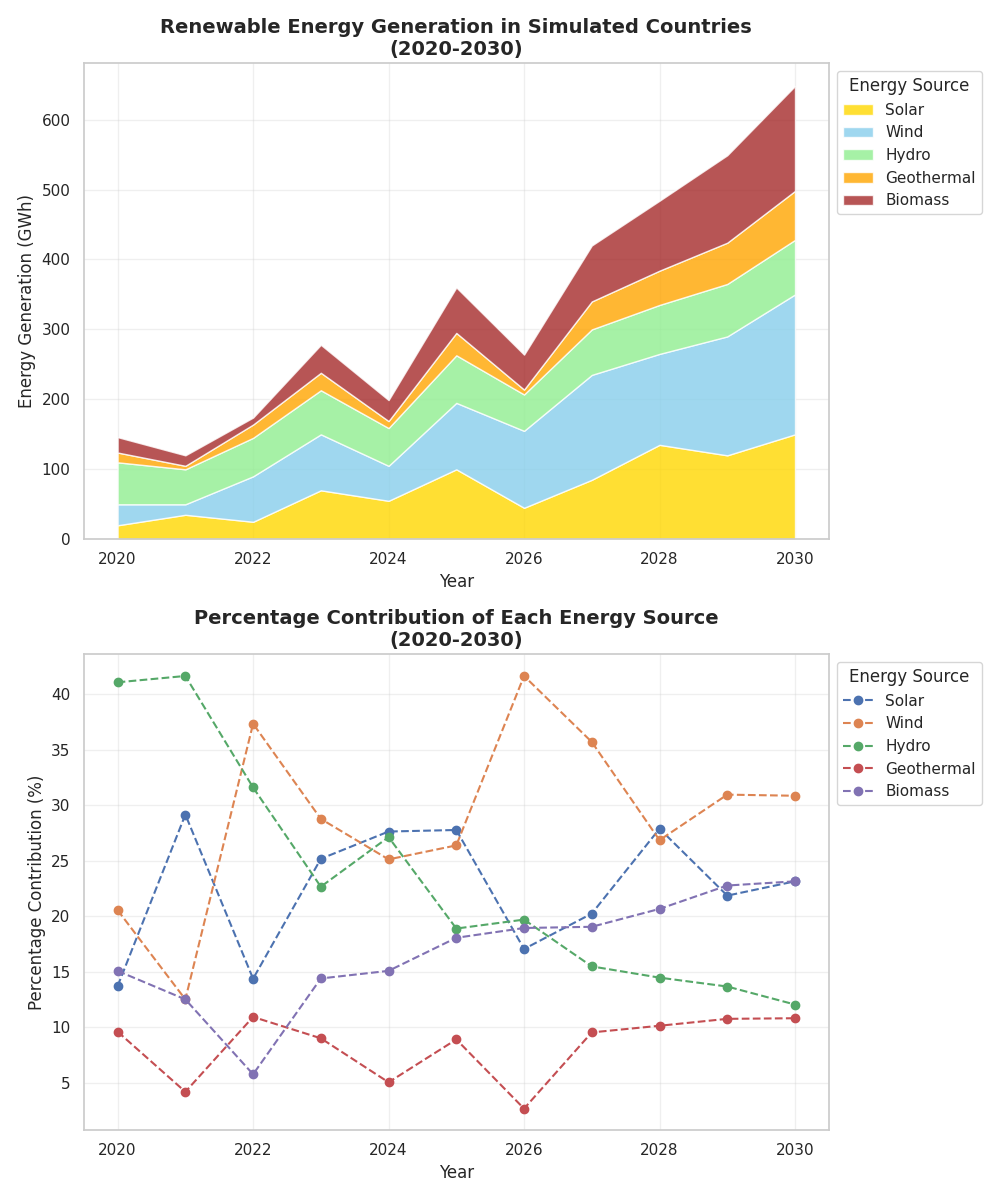

Here is the Python script that generated this plot:
import matplotlib.pyplot as plt
import numpy as np

years = np.arange(2020, 2031)

# Randomly altered data for renewable energy generation for each country
solaria_energy = [20, 35, 25, 70, 55, 100, 45, 85, 135, 120, 150]
windlandia_energy = [30, 15, 65, 80, 50, 95, 110, 150, 130, 170, 200]
hydrovia_energy = [60, 50, 55, 63, 54, 68, 52, 65, 70, 75, 78]
geothermalia_energy = [14, 5, 19, 25, 10, 32, 7, 40, 49, 59, 70]
biomassia_energy = [22, 15, 10, 40, 30, 65, 50, 80, 100, 125, 150]

energy_sources = np.array([solaria_energy, windlandia_energy, hydrovia_energy, geothermalia_energy, biomassia_energy])
total_energy_per_year = energy_sources.sum(axis=0)
percentage_contributions = (energy_sources / total_energy_per_year) * 100

fig, axes = plt.subplots(nrows=2, ncols=1, figsize=(10, 12))

axes[0].stackplot(years, energy_sources, labels=['Solar', 'Wind', 'Hydro', 'Geothermal', 'Biomass'],
                  colors=['gold', 'skyblue', 'lightgreen', 'orange', 'brown'], alpha=0.8)
axes[0].set_title("Renewable Energy Generation in Simulated Countries\n(2020-2030)", fontsize=14, fontweight='bold')
axes[0].set_xlabel("Year", fontsize=12)
axes[0].set_ylabel("Energy Generation (GWh)", fontsize=12)
axes[0].legend(loc='upper left', bbox_to_anchor=(1, 1), title='Energy Source')
axes[0].grid(alpha=0.3)

for i, energy_source in enumerate(['Solar', 'Wind', 'Hydro', 'Geothermal', 'Biomass']):
    axes[1].plot(years, percentage_contributions[i], label=energy_source,
                 linestyle='--', marker='o', linewidth=1.5)
axes[1].set_title("Percentage Contribution of Each Energy Source\n(2020-2030)", fontsize=14, fontweight='bold')
axes[1].set_xlabel("Year", fontsize=12)
axes[1].set_ylabel("Percentage Contribution (%)", fontsize=12)
axes[1].legend(loc='upper left', bbox_to_anchor=(1, 1), title='Energy Source')
axes[1].grid(alpha=0.3)

plt.tight_layout()
plt.show()
